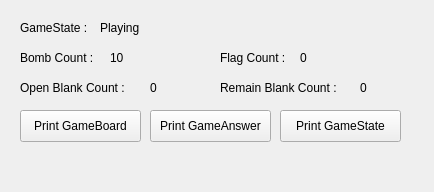
<?xml version="1.0" encoding="UTF-8"?>
<ui version="4.0">
 <class>Game</class>
 <widget class="QWidget" name="Game">
  <property name="geometry">
   <rect>
    <x>0</x>
    <y>0</y>
    <width>434</width>
    <height>192</height>
   </rect>
  </property>
  <property name="windowTitle">
   <string>Form</string>
  </property>
  <widget class="QLabel" name="label">
   <property name="geometry">
    <rect>
     <x>20</x>
     <y>20</y>
     <width>81</width>
     <height>16</height>
    </rect>
   </property>
   <property name="text">
    <string>GameState :</string>
   </property>
  </widget>
  <widget class="QLabel" name="label_2">
   <property name="geometry">
    <rect>
     <x>100</x>
     <y>20</y>
     <width>51</width>
     <height>16</height>
    </rect>
   </property>
   <property name="text">
    <string>Playing</string>
   </property>
  </widget>
  <widget class="QLabel" name="label_3">
   <property name="geometry">
    <rect>
     <x>110</x>
     <y>50</y>
     <width>51</width>
     <height>16</height>
    </rect>
   </property>
   <property name="text">
    <string>10</string>
   </property>
  </widget>
  <widget class="QLabel" name="label_4">
   <property name="geometry">
    <rect>
     <x>20</x>
     <y>50</y>
     <width>81</width>
     <height>16</height>
    </rect>
   </property>
   <property name="text">
    <string>Bomb Count :</string>
   </property>
  </widget>
  <widget class="QLabel" name="label_5">
   <property name="geometry">
    <rect>
     <x>150</x>
     <y>80</y>
     <width>16</width>
     <height>16</height>
    </rect>
   </property>
   <property name="text">
    <string>0</string>
   </property>
  </widget>
  <widget class="QLabel" name="label_6">
   <property name="geometry">
    <rect>
     <x>20</x>
     <y>80</y>
     <width>121</width>
     <height>16</height>
    </rect>
   </property>
   <property name="text">
    <string>Open Blank Count :</string>
   </property>
  </widget>
  <widget class="QLabel" name="label_7">
   <property name="geometry">
    <rect>
     <x>300</x>
     <y>50</y>
     <width>51</width>
     <height>16</height>
    </rect>
   </property>
   <property name="text">
    <string>0</string>
   </property>
  </widget>
  <widget class="QLabel" name="label_8">
   <property name="geometry">
    <rect>
     <x>220</x>
     <y>50</y>
     <width>81</width>
     <height>16</height>
    </rect>
   </property>
   <property name="text">
    <string>Flag Count :</string>
   </property>
  </widget>
  <widget class="QLabel" name="label_9">
   <property name="geometry">
    <rect>
     <x>360</x>
     <y>80</y>
     <width>21</width>
     <height>16</height>
    </rect>
   </property>
   <property name="text">
    <string>0</string>
   </property>
  </widget>
  <widget class="QLabel" name="label_10">
   <property name="geometry">
    <rect>
     <x>220</x>
     <y>80</y>
     <width>141</width>
     <height>16</height>
    </rect>
   </property>
   <property name="text">
    <string>Remain Blank Count :</string>
   </property>
  </widget>
  <widget class="QPushButton" name="gameBoardButon">
   <property name="geometry">
    <rect>
     <x>20</x>
     <y>110</y>
     <width>121</width>
     <height>32</height>
    </rect>
   </property>
   <property name="text">
    <string>Print GameBoard</string>
   </property>
  </widget>
  <widget class="QPushButton" name="gameAnswerButton">
   <property name="geometry">
    <rect>
     <x>150</x>
     <y>110</y>
     <width>121</width>
     <height>32</height>
    </rect>
   </property>
   <property name="text">
    <string>Print GameAnswer</string>
   </property>
  </widget>
  <widget class="QPushButton" name="gameStateButton">
   <property name="geometry">
    <rect>
     <x>280</x>
     <y>110</y>
     <width>121</width>
     <height>32</height>
    </rect>
   </property>
   <property name="text">
    <string>Print GameState</string>
   </property>
  </widget>
 </widget>
 <resources/>
 <connections/>
</ui>
